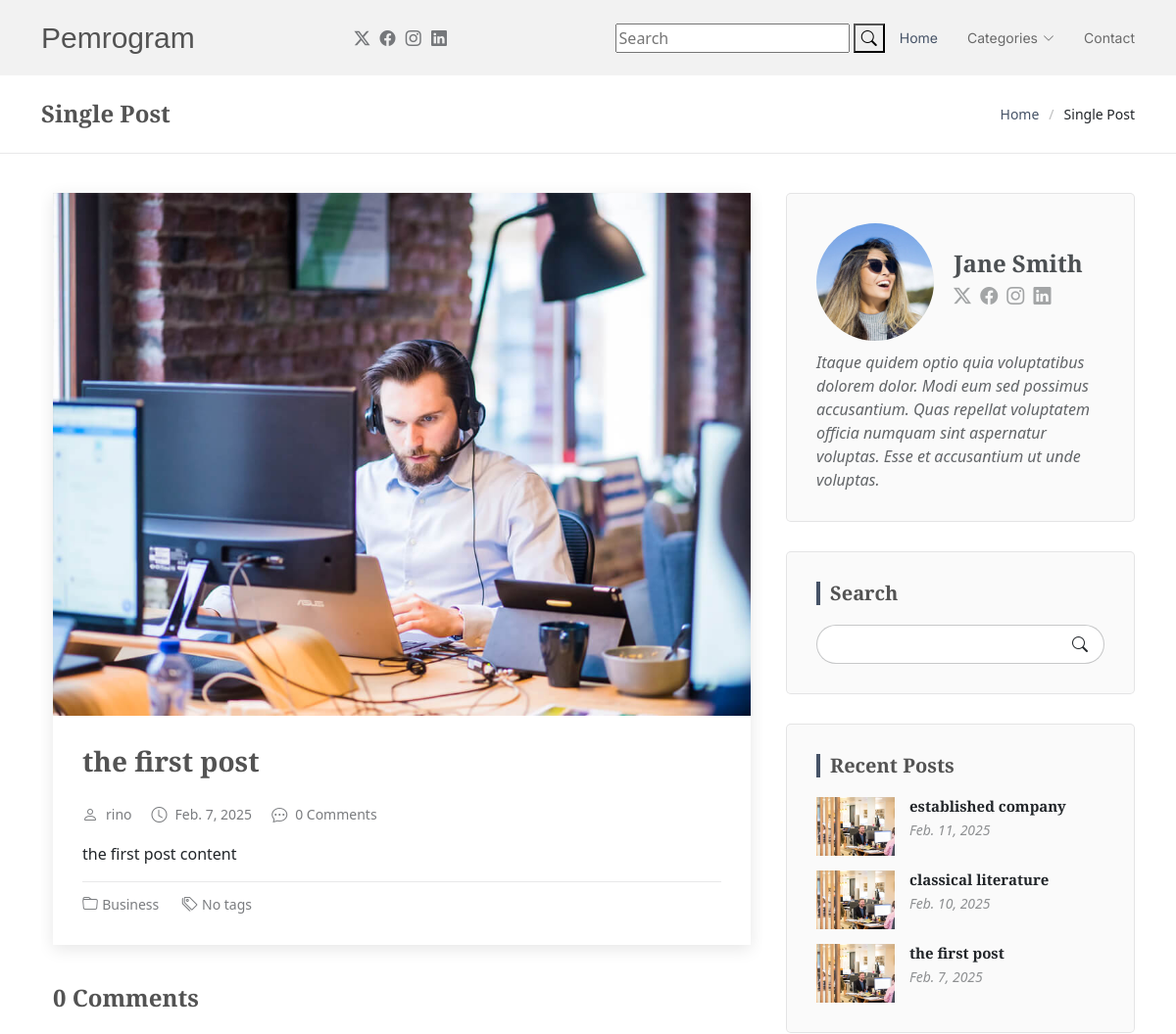
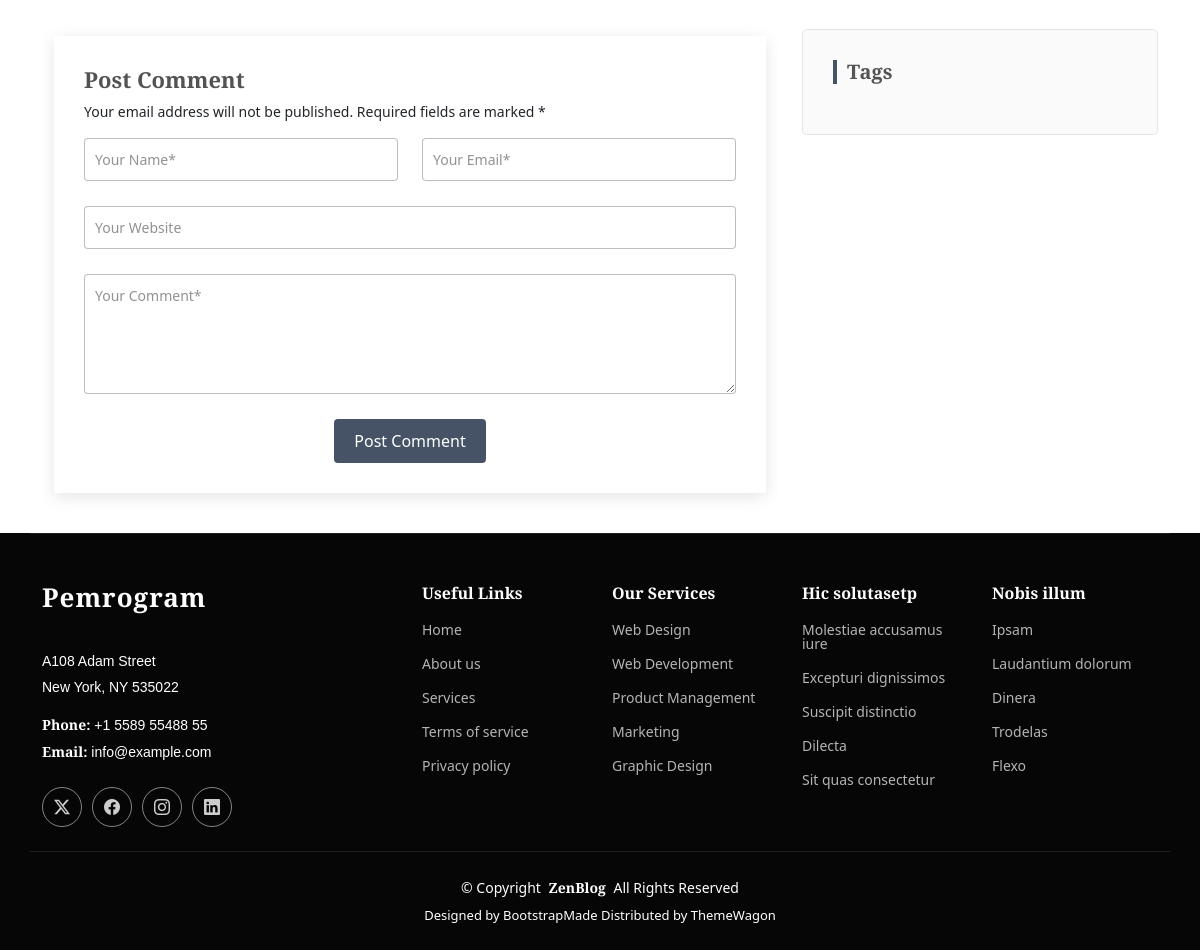
Screenshot of /post/the-first-post/ with the database file from the repository (2 pictures, top to bottom).
### blog/models.py (models this page shows, shortened)
class Post(models.Model):
    title = models.CharField(max_length=200)
    slug = models.SlugField(max_length=200, unique=True, blank=True)
    content = models.TextField()
    tags = TaggableManager(blank=True)
    author = models.CharField(max_length=100)
    created_at = models.DateTimeField(auto_now_add=True)
    updated_at = models.DateTimeField(auto_now=True)
    is_featured = models.BooleanField(default=False)
    category = models.ForeignKey(Category, on_delete=models.CASCADE, related_name='posts', blank=True, null=True)

class Category(models.Model):
    name = models.CharField(max_length=100)
    slug = models.SlugField(max_length=100, unique=True, blank=True)
    description = models.TextField()
    class Meta:
        verbose_name_plural = 'categories'
    def __str__(self):
        return self.name

### blog/views.py (the view)
# urls.py: path('post/<post_slug>/', views.post_detail, name='post_detail'),
def post_detail(request, post_slug):
    post = Post.objects.get(slug=post_slug)
    recent_posts = Post.objects.all().order_by('-created_at')[:3]
    comments = Comment.objects.filter(post=post, parent=None).order_by('-created_at')
    categories = Category.objects.all()
    comment_count = Comment.objects.filter(post=post).count()
    context = {
        'post': post,
        'comments': comments,
        'categories': categories,
        'comment_count': comment_count,
        'recent_posts': recent_posts,
    }
    return render(request, 'single-post.html', context)

### templates/single-post.html (shortened to what this page needs)
{% extends "base.html" %}
{% load static %}
{% block content %}
  <main class="main">
    <div class="page-title">
      <div class="container d-lg-flex justify-content-between align-items-center">
        <h1 class="mb-2 mb-lg-0">Single Post</h1>
        <nav class="breadcrumbs">
          <ol>
            <li><a href="index.html">Home</a></li>
            <li class="current">Single Post</li>
          </ol>
        </nav>
      </div>
    </div>
    <div class="container">
      <div class="row">
        <div class="col-lg-8">
          <section id="blog-details" class="blog-details section">
            <div class="container">
              <article class="article">
                <div class="post-img">
                  <img src="assets/img/blog/blog-1.jpg" alt="" class="img-fluid">
                </div>
                <h2 class="title">{{post.title}}</h2>
                <div class="meta-top">
                  <ul>
                    <li class="d-flex align-items-center"><i class="bi bi-person"></i> <a href="blog-details.html">{{post.author}}</a></li>
                    <li class="d-flex align-items-center"><i class="bi bi-clock"></i> <a href="blog-details.html"><time datetime="2020-01-01">{{post.created_at | date}}</time></a></li>
                    <li class="d-flex align-items-center"><i class="bi bi-chat-dots"></i> <a href="blog-details.html">{{comment_count}} Comment{{comment_count | pluralize}}</a></li>
                  </ul>
                </div>
                <div class="content">
                  <p>
                    {{post.content}}
                  </p>
                </div>
                <div class="meta-bottom">
                  <i class="bi bi-folder"></i>
                  <ul class="cats">
                    <li><a href="#">{{post.category}}</a></li>
                  </ul>
                  <i class="bi bi-tags"></i>
                  <ul class="tags">
                    {% if post.tags.all %}
                    {% for tag in  post.tags.all %}
                    <li><a href="#">{{tag.name}}</a></li>
                    {% endfor %}
                    {% else %}
                    <li><a href="#">No tags</a></li>
                    {% endif %}
                  </ul>
                </div>
              </article>
            </div>
          </section>
          <section id="blog-comments" class="blog-comments section">
            <div class="container">
              <h4 class="comments-count">{{comment_count}} Comment{{comment_count | pluralize}}</h4>
            </div>
          </section>
          <section id="comment-form" class="comment-form section">
            <div class="container">
              <form action="">
                <h4>Post Comment</h4>
                <p>Your email address will not be published. Required fields are marked * </p>
                <div class="row">
                  <div class="col-md-6 form-group">
                    <input name="name" type="text" class="form-control" placeholder="Your Name*">
                  </div>
                  <div class="col-md-6 form-group">
                    <input name="email" type="text" class="form-control" placeholder="Your Email*">
                  </div>
                </div>
                <div class="row">
                  <div class="col form-group">
                    <input name="website" type="text" class="form-control" placeholder="Your Website">
                  </div>
                </div>
                <div class="row">
                  <div class="col form-group">
                    <textarea name="comment" class="form-control" placeholder="Your Comment*"></textarea>
                  </div>
                </div>
                <div class="text-center">
                  <button type="submit" class="btn btn-primary">Post Comment</button>
                </div>
              </form>
            </div>
          </section>
        </div>
        <div class="col-lg-4 sidebar">
          <div class="widgets-container">
            <div class="blog-author-widget widget-item">
              <div class="d-flex flex-column align-items-center">
                <div class="d-flex align-items-center w-100">
                  <img src="assets/img/blog/blog-author.jpg" class="rounded-circle flex-shrink-0" alt="">
                  <div>
                    <h4>Jane Smith</h4>
                    <div class="social-links">
                      <a href="https://x.com/#"><i class="bi bi-twitter-x"></i></a>
                      <a href="https://facebook.com/#"><i class="bi bi-facebook"></i></a>
                      <a href="https://instagram.com/#"><i class="biu bi-instagram"></i></a>
                      <a href="https://instagram.com/#"><i class="biu bi-linkedin"></i></a>
                    </div>
                  </div>
                </div>
                <p>
                  Itaque quidem optio quia voluptatibus dolorem dolor. Modi eum sed possimus accusantium. Quas repellat voluptatem officia numquam sint aspernatur voluptas. Esse et accusantium ut unde voluptas.
                </p>
              </div>
            </div>
            <div class="search-widget widget-item">
              <h3 class="widget-title">Search</h3>
              <form action="">
                <input type="text">
                <button type="submit" title="Search"><i class="bi bi-search"></i></button>
              </form>
            </div>
            <div class="recent-posts-widget widget-item">
              <h3 class="widget-title">Recent Posts</h3>
              {% for recent in recent_posts %}
              <div class="post-item">
                <img src=" {% static "assets/img/blog/blog-recent-1.jpg" %} " alt="" class="flex-shrink-0">
                <div>
                  <h4><a href=" {% url "post_detail" recent.slug %} ">{{recent.title | truncatechars:20}}</a></h4>
                  <time datetime="2020-01-01">{{recent.created_at | date}}</time>
                </div>
              </div>
              {% endfor %}
            </div>
            <div class="tags-widget widget-item">
              <h3 class="widget-title">Tags</h3>
            </div>
          </div>
        </div>
      </div>
    </div>
  </main>
{% endblock content %}

### rows the page displays
Post: title "the first post", author "rino", created_at "Feb. 7, 2025", content "the first post content", category "Business"
Post: title "established company", created_at "Feb. 11, 2025"
Post: title "classical literature", created_at "Feb. 10, 2025"

### other values shown
{{ comment_count }} "0"
{{ comment_count | pluralize }} "s"
